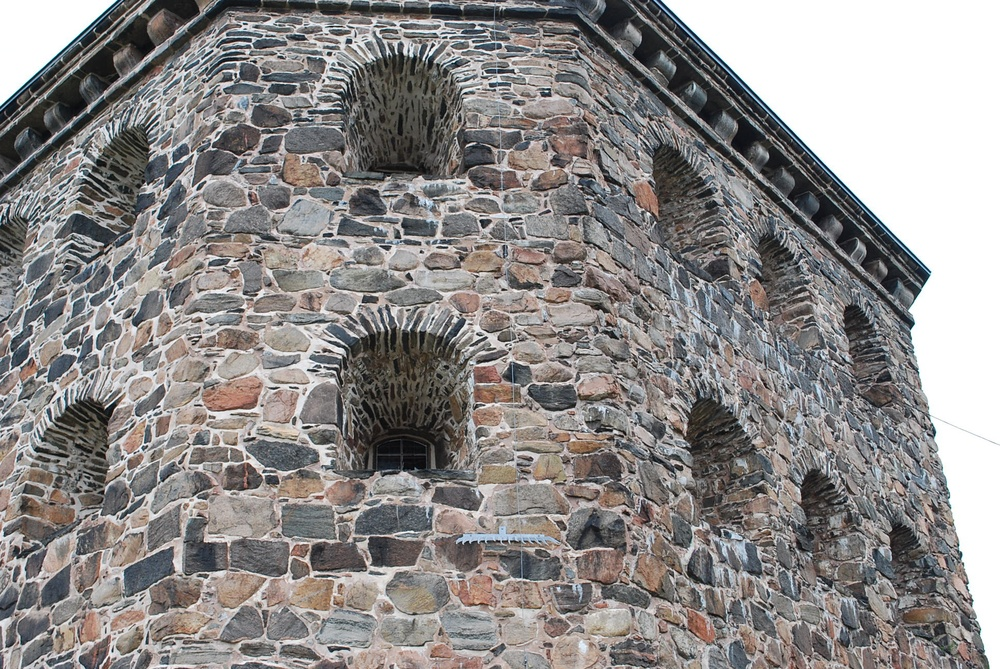
%> input picture Assignment3/kronan2.JPG, 1000 x 669 px, shrunk from 1936 x 1296 before the run
$ octave CompEx4.m   (GNU Octave 9; MATLAB toolbox functions it lacks are replaced by stand-ins)
%> lines starting %> are read from the running program, lines starting %| are printed output that depends on the picture
### Assignment3/DLT.m
function [X, xproj1, xproj2] = DLT(P1, P2, x1h, x2h)
%> called with P1 = [1 0 0 0; 0 1 0 0; 0 0 1 0]
[dim, points] = size(x1h);

X = zeros(dim+1, points);

% Triangulation point by point, see lecture 5.
for point=1:points
    M = [P1 x1h(:, point) zeros(dim, 1); P2 zeros(dim, 1) x2h(:, point)];
    [U,S,V] = svd(M);
    v = V(:,end);
    X(:, point) = v(1:dim+1);
end

xproj1 = [pflat(P1*X); ones(1, size(x1h,2))];
xproj2 = [pflat(P2*X); ones(1, size(x1h,2))];
end

### Assignment3/plotcams.m
function plotcams(P)
%Plots the principal axes for a set of cameras.
%P is a cell containing all the cameras.
%P{i} is a 3x4 matrix representing camera i.
c = zeros(4,length(P));
v = zeros(3,length(P));
for i = 1:length(P);
    c(:,i) = null(P{i});
    v(:,i) = sign(det(P{i}(:,1:3)))*P{i}(3,1:3);
    v(:,i) = v(:,i)./norm(v(:,i));
end
c = c./repmat(c(4,:),[4 1]);
quiver3(c(1,:),c(2,:),c(3,:),v(1,:), v(2,:), v(3,:),['r','-'],'LineWidth',1.5,'MaxHeadSize',1.5);

### Assignment3/pflat.m
function [new_x] = pflat(x);
%Divides last entry of homogeneous coordinates for points of any
%dimensionality.
new_x = x./repmat(x(end,:),[size(x,1) 1]);
end

### Assignment3/CompEx4.m
%% Computer Exercise 4
load E
load compEx3data
load compEx1data
%% Camera solutions
P1 = [eye(3) zeros(3,1)];

[U, S, V] = svd(E);
W = [0 -1 0; 1 0 0; 0 0 1];
P2_1 =[U*W*V.' U(:,3)];
P2_2 =[U*W*V.' -U(:,3)];
P2_3 =[U*W.'*V.' U(:,3)];
P2_4 =[U*W.'*V.' -U(:,3)];

% Normalize image points with K^-1
x1n = K\x{1};
x2n = K\x{2};

%% Triangulation using DLT
[X1, ~, ~] = DLT(P1, P2_1, x1n, x2n);
[X2, ~, ~] = DLT(P1, P2_2, x1n, x2n);
[X3, ~, ~] = DLT(P1, P2_3, x1n, x2n);
[X4, ~, ~] = DLT(P1, P2_4, x1n, x2n);

% Find best solution (most points in front of camera) for P2
P2 = {P2_1, P2_2, P2_3, P2_4};
X = {X1, X2, X3, X4};
bestSolutionIndex = 0;
maxFrontPoints = 0;
for i=1:4
    xproj = P1*X{i};
    length(find(xproj(end,:) > 0))
    if length(find(xproj(end,:) > 0)) > maxFrontPoints
        maxFrontPoints = length(find(xproj(end,:) > 0));
        bestSolutionIndex = i;
    end
end
Xbest = X{bestSolutionIndex};
P2best = P2{bestSolutionIndex};

%% Un-normalized cameras
P1Un = K*P1;
xproj1 = pflat(P1Un * Xbest);

P2bestUn = K*P2best;
xproj2 = pflat(P2bestUn * Xbest);

%% Plot image, image points and projected 3D points
figure(1)
im2 = imread('kronan2.JPG');
%> im2 is the input picture: size 669x1000x3 uint8; mean R, G, B 141.3, 138.2, 137.2
imagesc(im2)
hold on
plot(x{2}(1,:), x{2}(2,:), 'b.', 'Markersize', 20)
plot(xproj2(1,:), xproj2(2,:), 'r*', 'Markersize', 5)
legend('original image points', 'projected points')
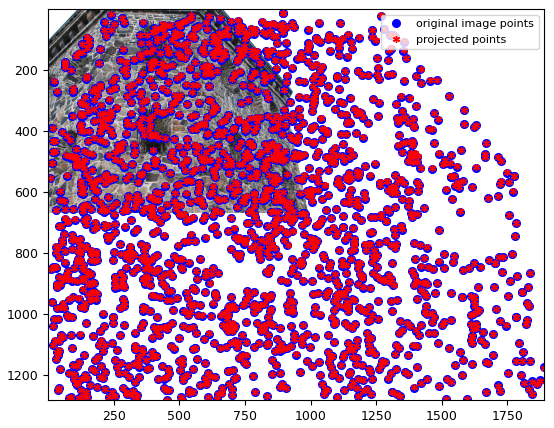
%> figure redrawn from the program's plot data

%% 3D plots
center1 = pflat(null(P1Un));
center2 = pflat(null(P2bestUn));

figure(2)
Xbesth = pflat(Xbest);
plot3(Xbesth(1,:), Xbesth(2,:), Xbesth(3,:), 'b.')
hold on
% Viewing directions
plotcams({P1Un, P2bestUn})
% Camera centers
plot3(center1(1,1), center1(2,1), center1(3,1), 'r*', 'MarkerSize', 20)
plot3(center2(1,1), center2(2,1), center2(3,1), 'g*', 'MarkerSize', 20)
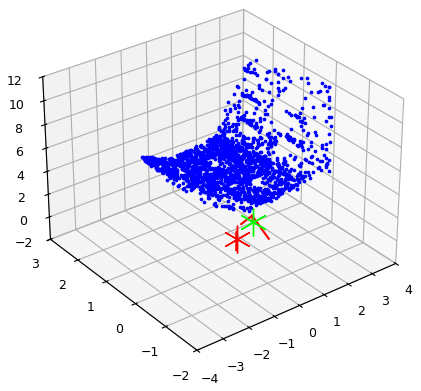
%> figure redrawn from the program's plot data
